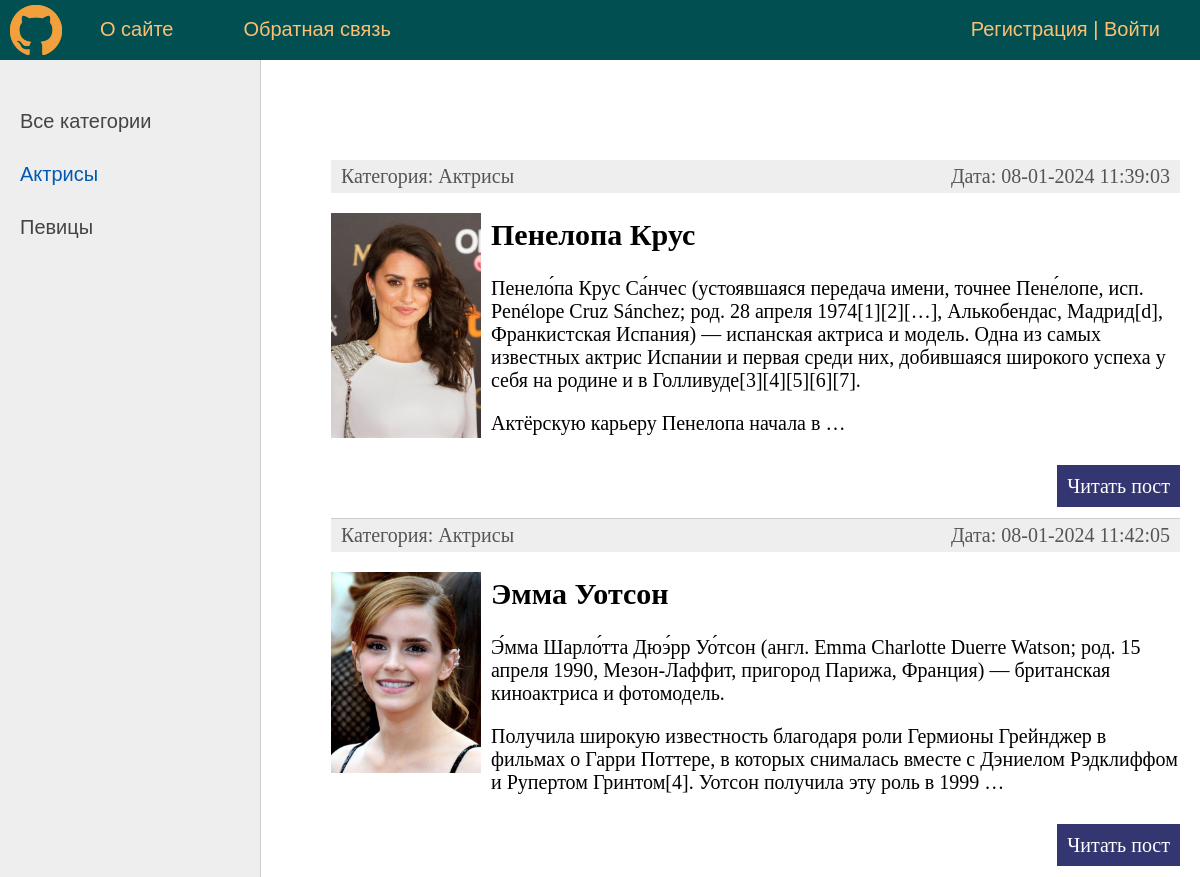
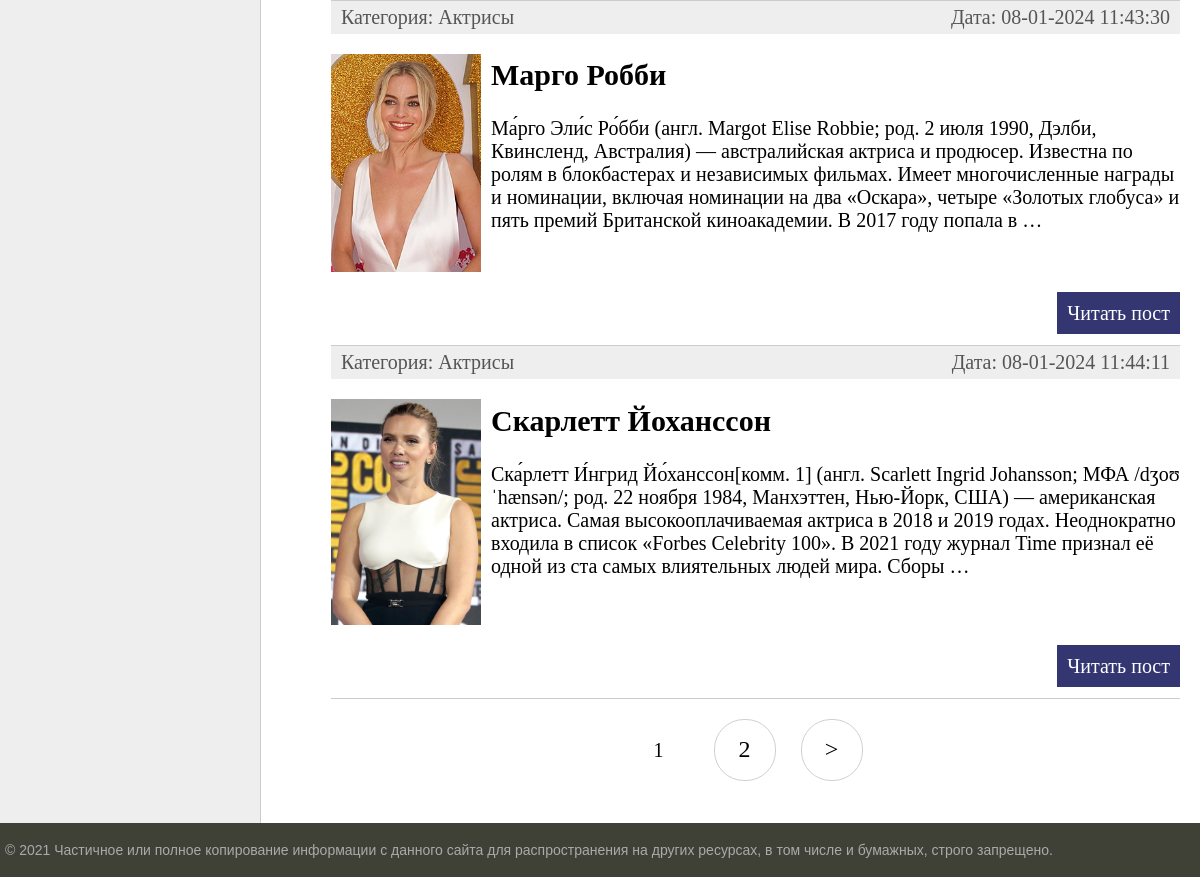
Screenshot of /category/aktrisy/ with the database file from the repository (2 pictures, top to bottom).
### women/models.py (models this page shows, shortened)
class Category(models.Model):
    name = models.CharField(max_length=100, db_index=True, verbose_name="Категория")
    slug = models.SlugField(max_length=255, unique=True, db_index=True, verbose_name="URL")
    def __str__(self):
        return self.name
    def get_absolute_url(self):
        return reverse('category', kwargs={'cat_slug': self.slug})
    class Meta:
        verbose_name = 'Категория'
        verbose_name_plural = 'Категории'
        ordering = ['id']

class Women(models.Model):
    title = models.CharField(max_length=255, verbose_name="Заголовок")
    slug = models.SlugField(max_length=255, unique=True, db_index=True, verbose_name="URL")
    content = models.TextField(blank=True, verbose_name="Текст статьи")
    photo = models.ImageField(upload_to="photos/%Y/%m/%d/", verbose_name="Фото")
    time_create = models.DateTimeField(auto_now_add=True, verbose_name="Время создания")
    time_update = models.DateTimeField(auto_now=True, verbose_name="Время изменения")
    is_published = models.BooleanField(default=True, verbose_name="Публикация")
    cat = models.ForeignKey('Category', on_delete=models.PROTECT, verbose_name="Категории")
    def get_absolute_url(self):
        return reverse('post', kwargs={'post_slug': self.slug})
    class Meta:
        verbose_name = 'Известные женщины'
        verbose_name_plural = 'Известные женщины'
        ordering = ['id']

### women/views.py (the view)
# urls.py: path('category/<slug:cat_slug>/', WomenCategory.as_view(), name='category'),
class WomenCategory(DataMixin, ListView):
    model = Women
    template_name = 'women/index.html'
    context_object_name = 'posts'
    allow_empty = False
    def get_queryset(self):
        return Women.objects.filter(cat__slug=self.kwargs['cat_slug'], is_published=True)
    def get_context_data(self, *, object_list=None, **kwargs):
        context = super().get_context_data(**kwargs)
        c_def = self.get_user_context(title='Категория - ' + str(context['posts'][0].cat),
                                      cat_selected=context['posts'][0].cat_id)
        return dict(list(context.items()) + list(c_def.items()))

### women/utils.py (called while the page is built)
    def get_user_context(self, **kwargs):
        context = kwargs
        cats = Category.objects.annotate(Count('women'))
        user_menu = menu.copy()
        if not self.request.user.is_authenticated:
            user_menu.pop(1)
        context['menu'] = user_menu
        context['cats'] = cats
        if 'cat_selected' not in context:
            context['cat_selected'] = 0
        return context

### women/templates/women/index.html (shortened to what this page needs)
{% extends 'women/base.html' %}
{% block content %}
<ul class="list-articles">
	{% for p in posts %}
			<li><div class="article-panel">
	<p class="first">Категория: {{p.cat}}</p>
	<p class="last">Дата: {{p.time_update|date:"d-m-Y H:i:s"}}</p>
</div>
{% if p.photo %}
	<p><img class="img-article-left thumb" src="{{p.photo.url}}"></p>
{% endif %}
	<h2>{{p.title}}</h2>
	{% autoescape on %}
	{{p.content|linebreaks|truncatewords:50}}
	{% endautoescape %}
			<p class="link-read-post"><a href="{{ p.get_absolute_url }}">Читать пост</a></p>
			</li>
	{% endfor %}
</ul>
{% endblock %}

### women/templates/women/base.html (shortened to what this page needs)
{% load static %}
{% load women_tags %}
<!DOCTYPE html>
<html>
<head>
	<link type="text/css" href="{% static 'women\css\styles.css' %}" rel="stylesheet" />
</head>
<body>
<table class="table-page" border=0 cellpadding="0" cellspacing="0">
<tr><td valign=top>
{% block mainmenu %}
		<div class="header">
			<ul id="mainmenu" class="mainmenu">
			<li class="logo"><a href="{% url 'home' %}"><div class="logo"></div></a></li>
{% for m in menu %}
			<li><a href="{% url m.url_name %}">{{m.title}}</a></li>
{% endfor %}
			{% if request.user.is_authenticated %}
			<li class="last"> {{user.username}} | <a href="{% url 'logout' %}">Выйти</a></li>
			{% else %}
			<li class="last"><a href="{% url 'register' %}">Регистрация</a> | <a href="{% url 'login' %}">Войти</a></li>
			{% endif %}
			</ul>
		</div>
{% endblock mainmenu %}
<table class="table-content" border=0 cellpadding="0" cellspacing="0">
<tr>
	<td valign="top" class="left-chapters">
	<ul id="leftchapters">
{% if cat_selected == 0 %}
		<li class="selected">Все категории</li>
{% else %}
		<li><a href="{% url 'home' %}">Все категории</a></li>
{% endif %}
{% for c in cats %}
{% if c.women__count > 0 %}
	{% if c.pk == cat_selected %}
		<li class="selected">{{c.name}}</li>
	{% else %}
		<li><a href="{{ c.get_absolute_url }}">{{c.name}}</a></li>
	{% endif %}
{% endif %}
{% endfor %}
	</ul>
</td>
<td valign="top" class="content">
	<div class="content-text">
{% block content %}
{% endblock %}
{% if page_obj.has_other_pages %}
<nav class="list-pages">
    <ul>
        {% for p in paginator.page_range %}
		{% if page_obj.number == p %}
        <li class="page-num page-num-selected">{{ p }}</li>
		{% elif p >= page_obj.number|add:-2 and p <= page_obj.number|add:2  %}
			<li class="page-num">
				<a href="?page={{ p }}">{{ p }}</a>
			</li>
		{% endif %}
        {% endfor %}
{% if page_obj.has_next %}
<li class="page-num">
	<a href="?page={{ page_obj.next_page_number }}">&gt;</a>
</li>
{% endif %}
    </ul>
</nav>
{% endif %}
	</div>
</td></tr></table>
</td></tr>
<tr><td valign=top>
	<div id="footer">
		<p>&copy; 2021 Частичное или полное копирование информации с данного сайта для распространения на других ресурсах, в том числе и бумажных, строго запрещено.</p>
	</div>
</td></tr></table>
</body>
</html>

### women/static/women/css/styles.css (style rules this page uses)
html, body { font-family: 'Arial'; margin: 0; padding: 0; height: 100%; width: 100%; color: #444; }
a { color: #0059b2; text-decoration: none; }
img { max-width: 600px; height: auto; }
img.img-article-left { max-width: 300px; height: auto; float: left; padding: 0 10px 10px 0; }
img.img-article-left.thumb { max-width: 150px; height: auto; }
p.link-read-post { text-align: right; }
p.link-read-post a { padding: 10px; min-width: 100px; background: #333671; color: #fff; text-decoration: none; }
div.article-panel { background: #eee; padding: 5px 10px 5px 10px; box-sizing: border-box; overflow: hidden; color: #555; }
div.article-panel p.first { margin: 0; float: left; }
div.article-panel p.last { margin: 0; float: right; }
ul.list-articles { list-style: none; margin: 0; padding: 0; }
ul.list-articles li { border-bottom: 1px solid #ccc; }
.table-page { width: 100%; height: 100%; vertical-align: top; }
.table-page tr { height: 100%; }
.header { background: #024f52; height: 60px; }
.logo { background: url('../images/logo.png') no-repeat 10px 5px; width: 70px; height: 60px; }
ul.mainmenu { list-style: none; margin: 0; padding: 0; height: 60px; color: #fdc073; font-size: 20px; overflow: hidden; }
ul.mainmenu li { float: left; margin: 18px 40px 0 30px; }
ul.mainmenu li.logo { margin: 0; }
ul.mainmenu li.last { float: right; }
ul.mainmenu li a { color: #fdc073; text-decoration: none; }
.table-content { width: 100%; min-height: 100%; height: 100%; }
.left-chapters { margin: 0; background: #eee; border-right: 1px solid #ccc; min-height: 100%; }
.left-chapters ul { width: 230px; min-height: 100%; margin: 0; padding: 20px 10px 10px 20px; list-style: none; font-size: 20px; }
.left-chapters ul li { margin: 30px 0 0 0; color: #999; }
.left-chapters ul li.selected { color: #0059b2; }
.left-chapters ul li a { color: #444; text-decoration: none; }
.content { padding: 40px 20px 20px 40px; width: 100%; box-sizing: border-box; }
.content-text { margin: 60px 0 0 30px; color: #000; font-size: 20px; font-family: Yandex Sans Display Light; }
#footer { box-sizing: border-box; background: #3F4137; padding: 5px; color: #aaa; font-size: 14px; font-family: Verdana, Geneva, Arial, Helvetica; text-align: left; overflow: hidden; }
.list-pages { text-align: center; margin: 0 0 20px 0; }
.list-pages ul { margin: 20px 0 0 0; padding: 0; list-style: none; }
.list-pages ul li { display: inline-block; margin: 0 20px 0 0; }
.list-pages a { color: #000; font-size: 24px; text-decoration: none; }
.list-pages .page-num, .page-num-selected { display: inline-block; width: 60px; height: 44px; padding: 16px 0 0 0; border: 1px solid #d0d0d0; border-radius: 30px; }
.list-pages .page-num-selected { border: none; color: #000; font-size: 20px; }

### rows the page displays
Category: name "Актрисы"
Category: name "Певицы"
Women: cat "Актрисы", time_update "08-01-2024 11:39:03", photo (picture), title "Пенелопа Крус", content "Пенело́па Крус Са́нчес (устоявшаяся передача имени, точнее Пене́лопе, исп. Penélope Cruz Sánchez; род. 28 апреля 1974[1][2][…], Алькобендас, Мадрид[d], Франкистская Испания) — испанская актриса и модель. Одна из самых известных актрис Испании и первая среди них, добившаяся широкого успеха у себя на родине и в Голливуде[3][4][5][6][7]. Актёрскую карьеру Пенелопа начала в …"
Women: cat "Актрисы", time_update "08-01-2024 11:42:05", photo (picture), title "Эмма Уотсон", content "Э́мма Шарло́тта Дюэ́рр Уо́тсон (англ. Emma Charlotte Duerre Watson; род. 15 апреля 1990, Мезон-Лаффит, пригород Парижа, Франция) — британская киноактриса и фотомодель. Получила широкую известность благодаря роли Гермионы Грейнджер в фильмах о Гарри Поттере, в которых снималась вместе с Дэниелом Рэдклиффом и Рупертом Гринтом[4]. Уотсон получила эту роль в 1999 …"
Women: cat "Актрисы", time_update "08-01-2024 11:43:30", photo (picture), title "Марго Робби", content "Ма́рго Эли́с Ро́бби (англ. Margot Elise Robbie; род. 2 июля 1990, Дэлби, Квинсленд, Австралия) — австралийская актриса и продюсер. Известна по ролям в блокбастерах и независимых фильмах. Имеет многочисленные награды и номинации, включая номинации на два «Оскара», четыре «Золотых глобуса» и пять премий Британской киноакадемии. В 2017 году попала в …"
Women: cat "Актрисы", time_update "08-01-2024 11:44:11", photo (picture), title "Скарлетт Йоханссон", content "Ска́рлетт И́нгрид Йо́ханссон[комм. 1] (англ. Scarlett Ingrid Johansson; МФА /dʒoʊˈhænsən/; род. 22 ноября 1984, Манхэттен, Нью-Йорк, США) — американская актриса. Самая высокооплачиваемая актриса в 2018 и 2019 годах. Неоднократно входила в список «Forbes Celebrity 100». В 2021 году журнал Time признал её одной из ста самых влиятельных людей мира. Сборы …"

### other values shown
{{ m.title }} "О сайте" "Обратная связь"
{{ p }} "1"
{{ p }} "2"
